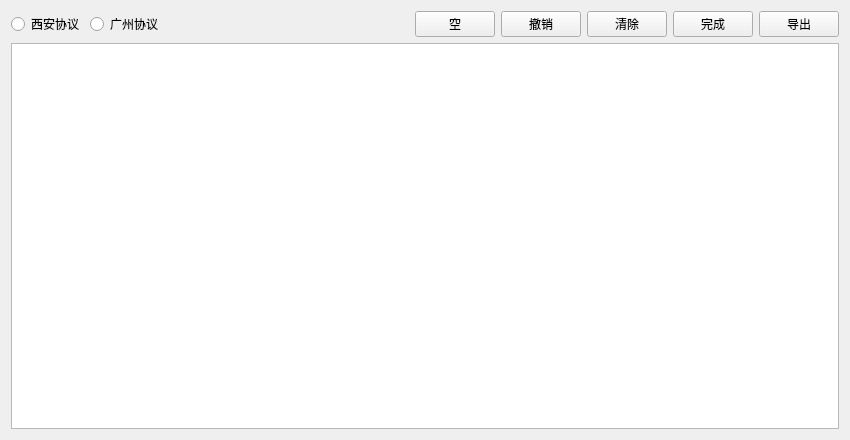
<?xml version="1.0" encoding="UTF-8"?>
<ui version="4.0">
 <class>SmartSecondSettingXian</class>
 <widget class="QWidget" name="SmartSecondSettingXian">
  <property name="geometry">
   <rect>
    <x>0</x>
    <y>0</y>
    <width>850</width>
    <height>440</height>
   </rect>
  </property>
  <property name="windowTitle">
   <string>智能设置2</string>
  </property>
  <layout class="QVBoxLayout" name="verticalLayout">
   <item>
    <layout class="QHBoxLayout" name="horizontalLayout_2">
     <item>
      <widget class="QRadioButton" name="radioButtonXA">
       <property name="text">
        <string>西安协议</string>
       </property>
      </widget>
     </item>
     <item>
      <widget class="QRadioButton" name="radioButtonGZ">
       <property name="text">
        <string>广州协议</string>
       </property>
      </widget>
     </item>
     <item>
      <spacer name="horizontalSpacer">
       <property name="orientation">
        <enum>Qt::Horizontal</enum>
       </property>
       <property name="sizeHint" stdset="0">
        <size>
         <width>40</width>
         <height>20</height>
        </size>
       </property>
      </spacer>
     </item>
     <item>
      <layout class="QHBoxLayout" name="horizontalLayout">
       <item>
        <widget class="QPushButton" name="EmptypushButton">
         <property name="text">
          <string>空</string>
         </property>
        </widget>
       </item>
       <item>
        <widget class="QPushButton" name="RevokepushButton">
         <property name="text">
          <string>撤销</string>
         </property>
        </widget>
       </item>
       <item>
        <widget class="QPushButton" name="ClearpushButton">
         <property name="text">
          <string>清除</string>
         </property>
        </widget>
       </item>
       <item>
        <widget class="QPushButton" name="FinishpushButton">
         <property name="text">
          <string>完成</string>
         </property>
        </widget>
       </item>
       <item>
        <widget class="QPushButton" name="ExportpushButton">
         <property name="text">
          <string>导出</string>
         </property>
        </widget>
       </item>
      </layout>
     </item>
    </layout>
   </item>
   <item>
    <widget class="QTableWidget" name="tableWidget"/>
   </item>
  </layout>
 </widget>
 <resources/>
 <connections/>
</ui>
